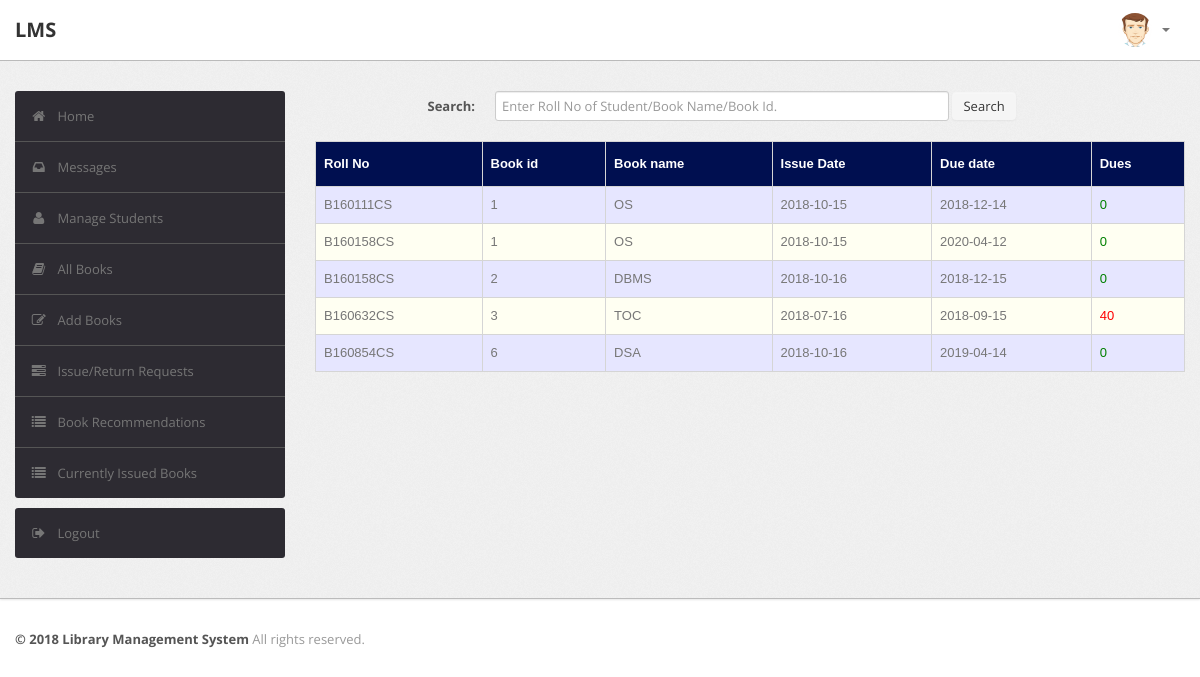
The app's page /admin/current.php (signed in) with its own data.
### tables this page shows
CREATE TABLE `record` (
  `RollNo` varchar(50) NOT NULL,
  `BookId` int(10) NOT NULL,
  `Date_of_Issue` date DEFAULT NULL,
  `Due_Date` date DEFAULT NULL,
  `Date_of_Return` date DEFAULT NULL,
  `Dues` int(10) DEFAULT NULL,
  `Renewals_left` int(10) DEFAULT NULL,
  PRIMARY KEY (`RollNo`,`BookId`),
  KEY `BookId` (`BookId`),
  CONSTRAINT `record_ibfk_1` FOREIGN KEY (`RollNo`) REFERENCES `user` (`RollNo`),
  CONSTRAINT `record_ibfk_2` FOREIGN KEY (`BookId`) REFERENCES `book` (`BookId`)
);

CREATE TABLE `book` (
  `BookId` int(10) NOT NULL AUTO_INCREMENT,
  `Title` varchar(50) DEFAULT NULL,
  `Publisher` varchar(50) DEFAULT NULL,
  `Year` varchar(50) DEFAULT NULL,
  `Availability` int(5) DEFAULT NULL,
  PRIMARY KEY (`BookId`)
);

### admin/current.php (the view, shortened to what this page needs)
<?php
require('dbconn.php');
?>
<?php
if ($_SESSION['RollNo']) {
    ?>
<!DOCTYPE html>
<html lang="en">
    <head>
        <link type="text/css" href="bootstrap/css/bootstrap.min.css" rel="stylesheet">
        <link type="text/css" href="bootstrap/css/bootstrap-responsive.min.css" rel="stylesheet">
        <link type="text/css" href="css/theme.css" rel="stylesheet">
        <link type="text/css" href="images/icons/css/font-awesome.css" rel="stylesheet">
    </head>
    <body>
        <div class="navbar navbar-fixed-top">
            <div class="navbar-inner">
                <div class="container">
                        <a class="brand" href="index.php">LMS </a>
                    <div class="nav-collapse collapse navbar-inverse-collapse">
                        <ul class="nav pull-right">
                            <li class="nav-user dropdown"><a href="#" class="dropdown-toggle" data-toggle="dropdown">
                                <img src="images/user.png" class="nav-avatar" />
                                <b class="caret"></b></a>
                            </li>
                        </ul>
                    </div>
                </div>
            </div>
        </div>
        <div class="wrapper">
            <div class="container">
                <div class="row">
                    <div class="span3">
                        <div class="sidebar">
                            <ul class="widget widget-menu unstyled">
                                <li class="active"><a href="index.php"><i class="menu-icon icon-home"></i>Home
                                </a></li>
                                 <li><a href="message.php"><i class="menu-icon icon-inbox"></i>Messages</a>
                                </li>
                                <li><a href="student.php"><i class="menu-icon icon-user"></i>Manage Students </a>
                                </li>
                                <li><a href="book.php"><i class="menu-icon icon-book"></i>All Books </a></li>
                                <li><a href="addbook.php"><i class="menu-icon icon-edit"></i>Add Books </a></li>
                                <li><a href="requests.php"><i class="menu-icon icon-tasks"></i>Issue/Return Requests </a></li>
                                <li><a href="recommendations.php"><i class="menu-icon icon-list"></i>Book Recommendations </a></li>
                                <li><a href="current.php"><i class="menu-icon icon-list"></i>Currently Issued Books </a></li>
                            </ul>
                            <ul class="widget widget-menu unstyled">
                                <li><a href="logout.php"><i class="menu-icon icon-signout"></i>Logout </a></li>
                            </ul>
                        </div>
                    </div>
                    <div class="span9">
                        <form class="form-horizontal row-fluid" action="current.php" method="post">
                                        <div class="control-group">
                                            <label class="control-label" for="Search"><b>Search:</b></label>
                                            <div class="controls">
                                                <input type="text" id="title" name="title" placeholder="Enter Roll No of Student/Book Name/Book Id." class="span8" required>
                                                <button type="submit" name="submit"class="btn">Search</button>
                                            </div>
                                        </div>
                                    </form>
                                    <br>
                                    <?php
                                    if(isset($_POST['submit']))
                                        {$s=$_POST['title'];
                                            $sql="select record.BookId,RollNo,Title,Due_Date,Date_of_Issue,datediff(curdate(),Due_Date) as x from LMS.record,LMS.book where (Date_of_Issue is NOT NULL and Date_of_Return is NULL and book.Bookid = record.BookId) and (RollNo='$s' or record.BookId='$s' or Title like '%$s%')";
                                        }
                                    else
                                        $sql="select record.BookId,RollNo,Title,Due_Date,Date_of_Issue,datediff(curdate(),Due_Date) as x from LMS.record,LMS.book where Date_of_Issue is NOT NULL and Date_of_Return is NULL and book.Bookid = record.BookId";
                                    $result=$conn->query($sql);
                                    $rowcount=mysqli_num_rows($result);
                                    if(!($rowcount))
                                        echo "<br><center><h2><b><i>No Results</i></b></h2></center>";
                                    else
                                    {
                                    ?>
                        <table class="table" id = "tables">
                                  <thead>
                                    <tr>
                                      <th>Roll No</th>
                                      <th>Book id</th>
                                      <th>Book name</th>
                                      <th>Issue Date</th>
                                      <th>Due date</th>
                                      <th>Dues</th>
                                    </tr>
                                  </thead>
                                  <tbody>
                                <?php
                            while($row=$result->fetch_assoc())
                            {
                                $rollno=$row['RollNo'];
                                $bookid=$row['BookId'];
                                $name=$row['Title'];
                                $issuedate=$row['Date_of_Issue'];
                                $duedate=$row['Due_Date'];
                                $dues=$row['x'];
                            ?>
                                    <tr>
                                      <td><?php echo strtoupper($rollno) ?></td>
                                      <td><?php echo $bookid ?></td>
                                      <td><?php echo $name ?></td>
                                      <td><?php echo $issuedate ?></td>
                                      <td><?php echo $duedate ?></td>
                                      <td><?php if($dues > 0)
                                                  echo "<font color='red'>".$dues."</font>";
                                                else
                                                  echo "<font color='green'>0</font>";
                                              ?>
                                    </tr>
                            <?php }} ?>
                                    </tbody>
                                </table>
                    </div>
                </div>
            </div>
        </div>
<div class="footer">
            <div class="container">
                <b class="copyright">&copy; 2018 Library Management System </b>All rights reserved.
            </div>
        </div>
    </body>
</html>
<?php }
else {
    echo "<script type='text/javascript'>alert('Access Denied!!!')</script>";
} ?>

### admin/css/theme.css (style rules this page uses)
#tables { font-family: "Trebuchet MS", Arial, Helvetica, sans-serif; border-collapse: collapse; width: 100%; }
#tables td, #tables th { border: 1px solid #ddd; padding: 8px; }
#tables tr:nth-child(even) { background-color: #fffff2; }
#tables tr:nth-child(odd) { background-color: #e6e6ff; }
#tables th { padding-top: 12px; padding-bottom: 12px; text-align: left; background-color: #000F50; color: white; }
body { font-size: 13px; font-family: 'Open Sans', Arial, sans-serif; background: #fff; color: #777 }
strong, b { color: #555 }
.wrapper { background: url(../images/bg.png) #eee; border-bottom: 1px solid #bbb; -webkit-box-shadow: 0 1px 2px rgba(0,0,0,0.1); -moz-box-shadow: 0 1px 2px rgba(0,0,0,0.1); box-shadow: 0 1px 2px rgba(0,0,0,0.1); padding: 30px 0 }
.footer { color: #999; padding: 30px 0 60px }
form { margin: 0 }
select, textarea, input[type="text"], input[type="password"], input[type="datetime"], input[type="datetime-local"], input[type="date"], input[type="month"], input[type="time"], input[type="week"], input[type="number"], input[type="email"], input[type="url"], input[type="search"], input[type="tel"], input[type="color"], .uneditable-input, label, input, button, select, textarea { -webkit-border-radius: 3px; -moz-border-radius: 3px; border-radius: 3px; font-size: 13px; font-family: 'Open Sans', Tahoma, Arial, sans-serif }
body [class^="icon-"], body [class*=" icon-"] { font-size: 14px; line-height: 20px; height: 20px }
.form-horizontal .control-group, .form-vertical .control-group { margin-bottom: 0 }
.navbar { position: static!important; margin: 0!important }
.navbar .navbar-inner { background: #fff; border-bottom: 1px solid #bbb; -webkit-box-shadow: 0 1px 2px rgba(0,0,0,0.15); -moz-box-shadow: 0 1px 2px rgba(0,0,0,0.15); box-shadow: 0 1px 2px rgba(0,0,0,0.15) }
.navbar .brand { color: #333; font-weight: bold; font-size: 20px; margin-right: 20px; padding: 20px }
.navbar .nav>li>a { padding: 20px 15px; font-weight: bold; color: #777 }
.nav-user>a { height: 20px }
.nav-avatar { width: 34px; height: 34px; margin: -7px 5px 0 0; -webkit-border-radius: 50%; -moz-border-radius: 50%; border-radius: 50% }
.btn, .btn-box { -webkit-border-radius: 3px; -moz-border-radius: 3px; border-radius: 3px }
.btn { font-size: 13px; font-weight: 600 }
.btn { display: inline-block; margin-bottom: 0; font-weight: 400; text-align: center; vertical-align: middle; cursor: pointer; background-image: none; border: 1px solid transparent; white-space: nowrap; padding: 4px 10px; font-size: 13px; line-height: 1.42857; border-radius: 4px; -webkit-user-select: none; -moz-user-select: none; -ms-user-select: none; user-select: none }
.table { margin-bottom: 0 }
.table th, .table td { border-color: #d5d5d5!important }
.widget-menu { background: #fff; -webkit-border-radius: 3px; -moz-border-radius: 3px; border-radius: 3px; overflow: hidden }
.widget-menu a { color: #555; display: block; line-height: 20px; padding: 15px; text-decoration: none!important }
.widget-menu .menu-icon { margin-right: 10px; color: #767676; -webkit-transition: all .2s ease-in-out; -moz-transition: all .2s ease-in-out; transition: all .2s ease-in-out; }
.widget-menu>li+li { border-top: 1px solid #555 }
.widget-menu>li>a { background-color: #2d2b32; color: #767676; -webkit-transition: all .2s ease-in-out; -moz-transition: all .2s ease-in-out; transition: all .2s ease-in-out; }

### records on screen
record: RollNo "B160111CS", BookId "1", BookId.Title "OS", Date_of_Issue "2018-10-15", Due_Date "2018-12-14"
record: RollNo "B160158CS", BookId "1", BookId.Title "OS", Date_of_Issue "2018-10-15", Due_Date "2020-04-12"
record: RollNo "B160158CS", BookId "2", BookId.Title "DBMS", Date_of_Issue "2018-10-16", Due_Date "2018-12-15"
record: RollNo "B160632CS", BookId "3", BookId.Title "TOC", Date_of_Issue "2018-07-16", Due_Date "2018-09-15", dues "40"
record: RollNo "B160854CS", BookId "6", BookId.Title "DSA", Date_of_Issue "2018-10-16", Due_Date "2019-04-14"
